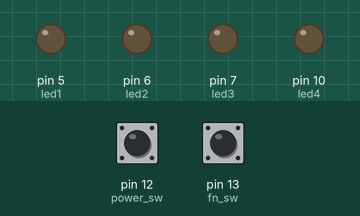
A sketch run on a simulated Arduino Uno, built with avr-gcc and run on an emulated ATmega328P. Parts: output pins drawn as LEDs (lit = HIGH). The test bench sets the inputs (shaded band); at power-on: pin 12 (power_sw) LOW, pin 13 (fn_sw) LOW.

Above: at 1.2 s.
1.3 s: pin 12 (power_sw) pulled HIGH for 0.15 s
At 1.7 s:
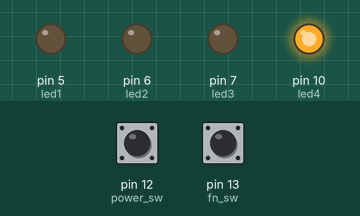
2.9 s: pin 13 (fn_sw) pulled HIGH for 0.15 s
At 4.1 s:
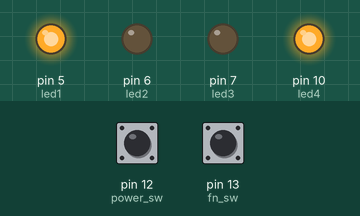
4.5 s: pin 13 (fn_sw) pulled HIGH for 1 s
At 5.3 s:
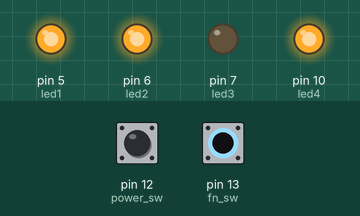
7.0 s: pin 13 (fn_sw) pulled HIGH for 0.15 s
At 8.2 s:
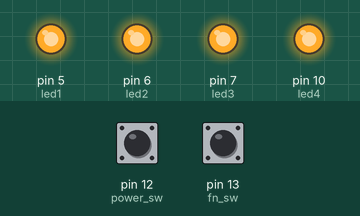
8.6 s: pin 13 (fn_sw) pulled HIGH for 3.2 s
At 9.6 s:
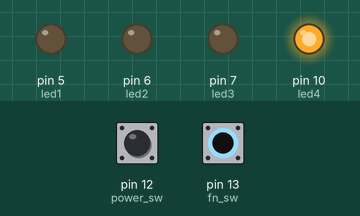
13.3 s: pin 12 (power_sw) pulled HIGH for 1 s
At 14.4 s:
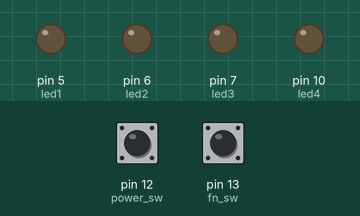
Timing chart, 0 to 16.3 s (numbered marks = the images above; inputs shaded):
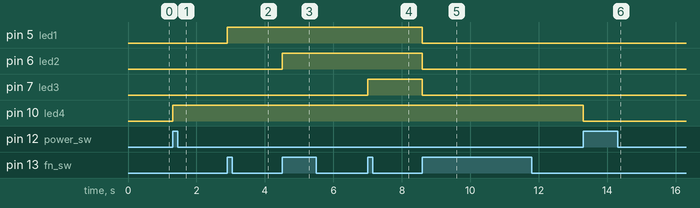

The sketch:

Mini_System.ino
```cpp
int led1=5,led2=6,led3=7,fn_sw=13,power_sw=12,led4=10;
int prev_status1=0,present_status1=0,ledstatus=0;
int prev_status2=0,present_status2=0,count=0;

void setup() {
  pinMode(led1,OUTPUT);
  pinMode(led2,OUTPUT);
  pinMode(led3,OUTPUT);
  pinMode(led4,OUTPUT);
  pinMode(fn_sw,INPUT);
  pinMode(power_sw,INPUT);
}

void loop() {
  present_status1=digitalRead(power_sw);
  if(prev_status1==0&&present_status1==1){
    ledstatus=(ledstatus==0)?1:0;
    digitalWrite(led4,ledstatus);
 }
 prev_status1=present_status1;
 if(ledstatus==1){
  present_status2=digitalRead(fn_sw);
  if(prev_status2==0&&present_status2==1){
    count++;
    switch(count)
    {
      case 1:digitalWrite(led1,1);
      break;
      case 2:digitalWrite(led2,1);
      break;
      case 3:digitalWrite(led3,1);
      break;
      case 4:digitalWrite(led1,0);
      digitalWrite(led2,0);
      digitalWrite(led3,0);
      count=0;
      break;
    }
  }
  prev_status2=present_status2;
 }
 if(ledstatus==0){
  count=0;
  digitalWrite(led1,0);
  digitalWrite(led2,0);
  digitalWrite(led3,0);
 }

}
```

Measured:
- after the input at 1.3 s, pin 10 (led4): LOW → HIGH at once
- after the input at 2.9 s, pin 5 (led1): LOW → HIGH at once
- after the input at 4.5 s, pin 6 (led2): LOW → HIGH at once
- after the input at 7.0 s, pin 7 (led3): LOW → HIGH at once
- after the input at 8.6 s, pin 5 (led1), pin 6 (led2), pin 7 (led3): HIGH → LOW at once
- after the input at 13.3 s, pin 10 (led4): HIGH → LOW at once
